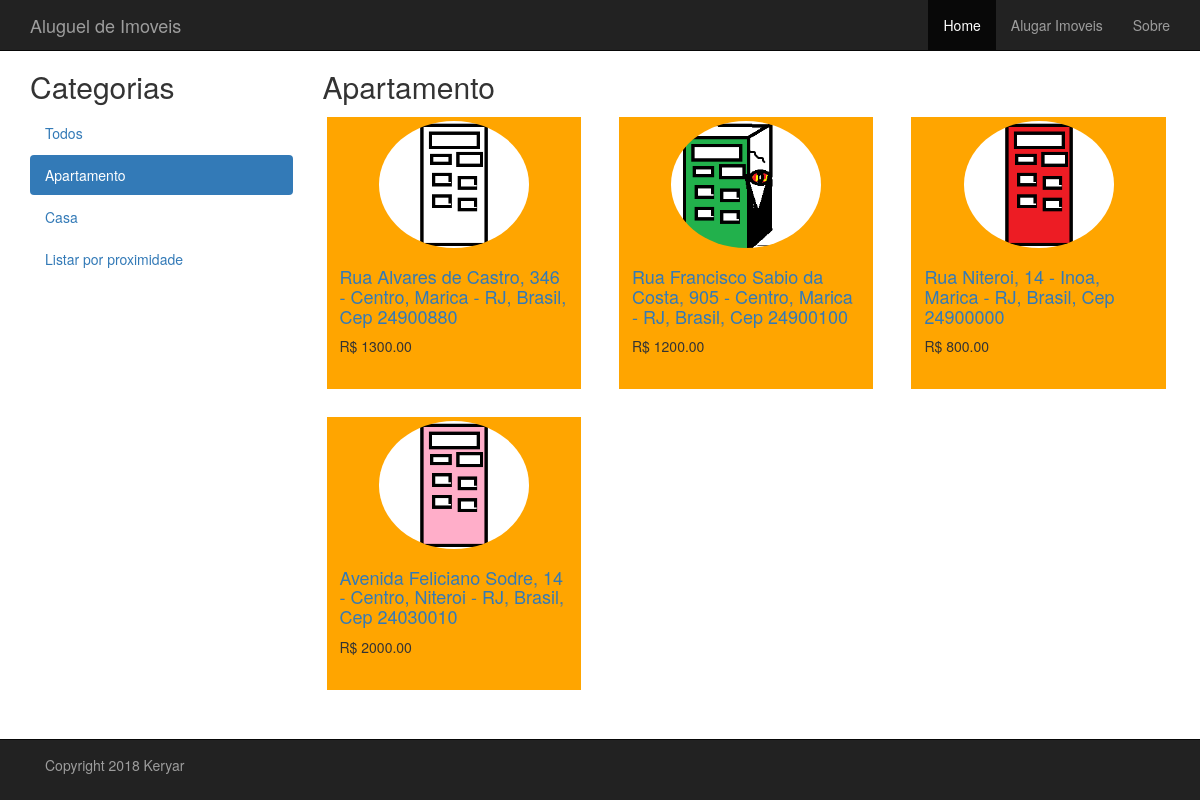
The page /aluguel/apartamento/ on the database its author committed.
### aluguel/models.py (models this page shows, shortened)
class Categoria(models.Model):
    nome = models.CharField(max_length=200, db_index=True)
    slug = models.SlugField(max_length=200, db_index=True, unique=True)
    class Meta:
        ordering = ('nome',)
        verbose_name = 'categoria'
        verbose_name_plural = 'categorias'
    def get_absolute_path(self):
        return reverse('aluguel:lista_imoveis_por_categoria', args=[self.slug])

class Imovel(models.Model):
    categoria = models.ForeignKey(Categoria, related_name='imoveis')
    slug = models.SlugField(max_length=200, db_index=True)
    imagem = models.ImageField(upload_to='imoveis', blank=True)
    descricao = models.TextField(blank=True)
    dono = models.TextField(blank=True)
    preco = models.DecimalField(max_digits=10, decimal_places=2)
    numero = models.PositiveIntegerField()
    rua = models.CharField(max_length=200, db_index=True)
    bairro = models.CharField(max_length=200, db_index=True)
    cidade = models.CharField(max_length=200, db_index=True)
    estado = models.CharField(max_length=200, db_index=True)
    pais = models.CharField(max_length=200, db_index=True)
    cep = models.CharField(max_length=200, db_index=True)
    disponivel = models.BooleanField(default=True)
    data_cadastramento = models.DateTimeField(auto_now_add=True)
    data_atualizacao = models.DateTimeField(auto_now=True)
    endereco = models.TextField(blank=True)
    class Meta:
        ordering = ('cidade',)
        verbose_name = 'imovel'
        verbose_name_plural = 'imoveis'
    def get_absolute_path(self):
        return reverse('aluguel:exibe_imovel', args=[self.id, self.slug])

### aluguel/views.py (the view)
# urls.py: url(r'^(?P<slug_da_categoria>[-\w]+)/$', views.lista_imoveis, name='lista_imoveis_por_categoria'),
def lista_imoveis(request, slug_da_categoria=None):
    categoria = None
    proximidade = False
    categorias = Categoria.objects.all()
    imoveis = Imovel.objects.filter(disponivel=True)
    if slug_da_categoria:
        categoria = get_object_or_404(Categoria, slug=slug_da_categoria)
        imoveis = imoveis.filter(categoria=categoria)
    return render(request, 'aluguel/imovel/lista.html', {'categorias': categorias,
                                                         'imoveis': imoveis,
                                                         'categoria': categoria,
                                                         'proximidade': proximidade})

### aluguel/templates/aluguel/imovel/lista.html (shortened to what this page needs)
{% extends "base.html" %}
{% load static %}
{% block conteudo %}
    {% static "aluguel/images/" as baseUrl %}
    <div class="container">
        <div class="row">
            <div class="col-sm-12">
                <div class="row">
                    <div class="col-sm-3">
                        <h2>Categorias</h2>
                        <ul class="nav nav-pills nav-stacked">
                            <li {% if not categoria %}{% if not proximidade %}class="active"{% endif %}{% endif %}>
                                <a href="{% url 'aluguel:lista_imoveis' %}">Todos</a>
                            </li>
                            {% for c in categorias %}
                                <li {% if categoria.slug == c.slug %}class="active"{% endif %}>
                                    <a href="{{ c.get_absolute_path }}">{{ c.nome }}</a>
                                </li>
                            {% endfor %}
                             <li {% if proximidade %}class="active"{% endif %}>
                                    <a href="{% url 'aluguel:proximidade' %}">Listar por proximidade</a>
                             </li>
                        </ul>
                    </div>
                    <div class="col-sm-9">
                        <h2>{% if not categoria %}{% if not proximidade %}Imoveis{% else %}Proximidade{% endif %}{% else %}{{ categoria.nome }}{% endif %}</h2>
                        <div class="row">
                            {% if not proximidade %}
                            {% for imovel in imoveis %}
                                <div class="col-md-4 col-sm-6">
                                    <div class="thumbnail">
                                        <a href="{{ imovel.get_absolute_path }}">
                                            <img class="img-circle img-responsive center-block"
                                                 src="{% static imovel.imagem %}" height="220" width="150">
                                        </a>
                                        <div class="caption">
                                            <h4><a href="{{ imovel.get_absolute_path }}">{{ imovel.endereco }}</a></h4>
                                            R$ {{ imovel.preco }}
                                            <br>
                                            <br>
                                        </div>
                                    </div>
                                </div>
                            {% endfor %}
                            {% endif %}
                        </div>
                    </div>
                </div>
            </div>
        </div>
    </div>
{% endblock %}

### projectbase/static/projectbase/css/styles.css (style rules this page uses)
div .col-sm-6 > div.thumbnail { border-width: 4px; border-color: white; }
div .thumbnail { background-color:orange; border-color: orange; }
.thumbnail img { background-color:orange; border-color: black; transform: all 0.3s ease 0s; }
body { padding-top: 30px; padding-bottom: 70px; background-color: white; }

### rows shown on the page
Categoria: nome "Apartamento"
Categoria: nome "Casa"
Imovel: imagem (picture), endereco "Rua Alvares de Castro, 346 - Centro, Marica - RJ, Brasil, Cep 24900880", preco "1300.00"
Imovel: imagem (picture), endereco "Rua Francisco Sabio da Costa, 905 - Centro, Marica - RJ, Brasil, Cep 24900100", preco "1200.00"
Imovel: imagem (picture), endereco "Rua Niteroi, 14 - Inoa, Marica - RJ, Brasil, Cep 24900000", preco "800.00"
Imovel: imagem (picture), endereco "Avenida Feliciano Sodre, 14 - Centro, Niteroi - RJ, Brasil, Cep 24030010", preco "2000.00"
